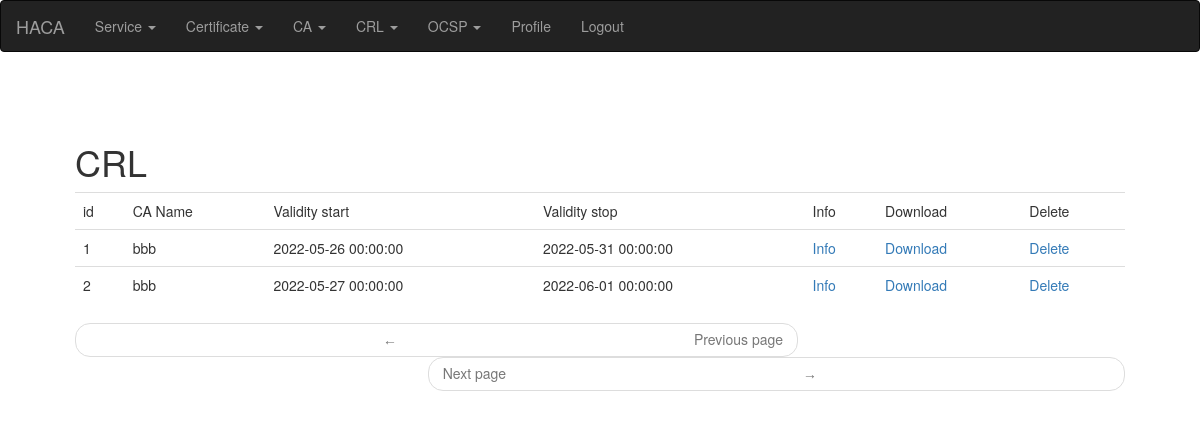
/crl/list/ (signed in), run on an earlier commit of the app's database.
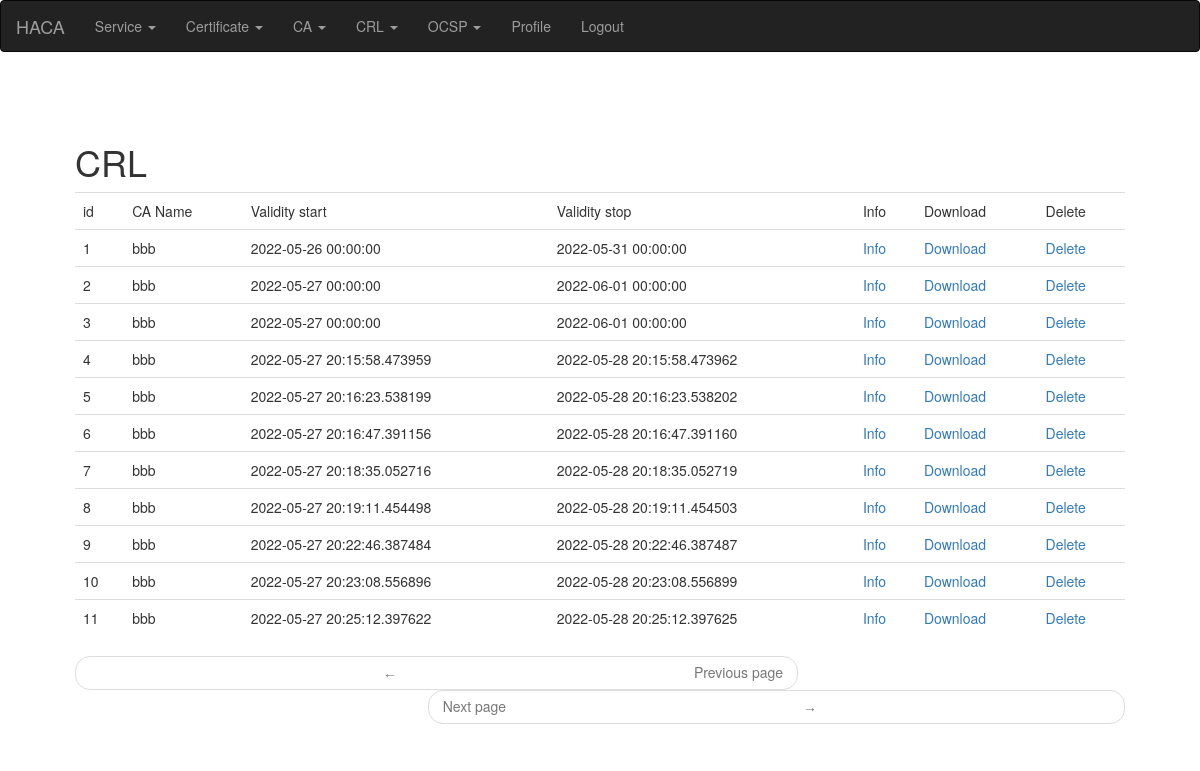
And on a later commit of the database.
### app/modules/crl/models.py (models this page shows, shortened)
class Crl(PaginatedAPIMixin, db.Model):
    __tablename__ = "crl"
    __searchable__ = []
    id = db.Column(db.Integer, primary_key=True)
    ca = db.relationship('CertificationAuthority', foreign_keys='Crl.ca_id')
    ca_id = db.Column(db.Integer, db.ForeignKey('certification_authority.id'))
    crl = CertificateRevocationList
    validity_start = db.Column(db.DateTime)
    validity_end = db.Column(db.DateTime)
    pem = db.Column(db.String(2000))

### app/modules/ca/models.py (models this page shows, shortened)
class CertificationAuthority(PaginatedAPIMixin, db.Model):
    __tablename__ = "certification_authority"
    __searchable__ = ['name', 'comment']
    id = db.Column(db.Integer, primary_key=True)
    name = db.Column(db.String(2000))
    certificate = db.relationship('Certificate', foreign_keys='CertificationAuthority.certificate_id')
    certificate_id = db.Column(db.Integer, db.ForeignKey('certificate.id'))
    ca = db.relationship('CertificationAuthority', foreign_keys='CertificationAuthority.ca_id')
    ca_id = db.Column(db.Integer, db.ForeignKey('certification_authority.id'))
    keys = db.relationship('Keys')
    keys_id = db.Column(db.Integer, db.ForeignKey('keys.id'))
    service = db.relationship('Service')
    service_id = db.Column(db.Integer, db.ForeignKey('service.id'))
    approval = db.Column(db.Integer)
    comment = db.Column(db.String(2000))
    crl_cdp = db.Column(db.String(2000))
    ocsp_url = db.Column(db.String(2000))

### app/modules/crl/routes.py (the view)
@bp.route('/crl/list/', methods=['GET', 'POST'])
@login_required
def crl_list():
    page = request.args.get('page', 1, type=int)
    crls = Crl.query.order_by(Crl.id).paginate(
            page, current_app.config['POSTS_PER_PAGE'], False)
    next_url = url_for('main.rack_list', page=crls.next_num) \
        if crls.has_next else None
    prev_url = url_for('main.rack_list', page=crls.prev_num) \
        if crls.has_prev else None
    return render_template('crl.html', title=_('CRL'),
                           crls=crls.items, next_url=next_url,
                           prev_url=prev_url)

### app/main/models.py (called while the page is built)
@login.user_loader
def load_user(id):
    print(f'regular user loaded for login userid: {id}')
    return User.query.get(int(id))

### app/main/routes.py (called while the page is built)
@bp.before_app_request
def before_request():
    if current_user.is_authenticated:
        current_user.last_seen = datetime.utcnow()
        db.session.commit()
    g.locale = str(get_locale())

### app/templates/crl.html (shortened to what this page needs)
{% extends "base.html" %}
{% import 'bootstrap/wtf.html' as wtf %}
{% block app_content %}
{% if crls %}
  <table class="table table-hover">
    <tr>
      <td>{{_('id')}}</td>
      <td>{{_('CA Name')}}</td>
      <td>{{_('Validity start')}}</td>
      <td>{{_('Validity stop')}}</td>
      <td>{{_('Info')}}</td>
      <td>{{_('Download')}}</td>
      <td>{{_('Delete')}}</td>
    </tr>
    {% for c in crls %}
      <tr>
        <td>  {{ c.id }} </td>
        <td>
                {% if c.ca %}
                  {{ c.ca.name }}
                {% endif %}
        </td>
        <td> {{ c.validity_start }} </td>
        <td> {{ c.validity_end }} </td>
        <td>  <A HREF="{{url_for('main.crl_info', id=c.id)}}"> {{ _('Info') }}</A> <br/>
 </td>
        <td>  <A HREF="{{url_for('main.crl_get', id=c.id)}}"> {{ _('Download') }}</A> <br/>
</td>
        <td>  <A HREF="{{url_for('main.crl_delete', id=c.id)}}"> {{ _('Delete') }}</A> <br/>
</td>
      </tr>
    {% endfor %}
  </table>
    <nav aria-label="...">
        <ul class="pager">
            <li class="previous{% if not prev_url %} disabled{% endif %}">
                <a href="{{ prev_url or '#' }}">
                    <span aria-hidden="true">&larr;</span> {{ _('Previous page') }}
                </a>
            </li>
            <li class="next{% if not next_url %} disabled{% endif %}">
                <a href="{{ next_url or '#' }}">
                    {{ _('Next page') }} <span aria-hidden="true">&rarr;</span>
                </a>
            </li>
        </ul>
    </nav>
{% endif %}
{% endblock %}

### app/templates/base.html (shortened to what this page needs)
{% extends 'bootstrap/base.html' %}
{% block navbar %}
<nav class="navbar navbar-inverse ">
 <div class="container-fluid">
   <div class="navbar-header">
     <a class="navbar-brand" href="/">HACA</a>
   </div>
   {% if current_user.is_authenticated %}
  <div class="collapse navbar-collapse" id="myNavbar">
   <ul class="nav navbar-nav">
     <li class="dropdown">
         <a class="dropdown-toggle" data-toggle="dropdown" href="#">Service
         <span class="caret"></span></a>
     </li>
     <li class="dropdown">
         <a class="dropdown-toggle" data-toggle="dropdown" href="#">Certificate
         <span class="caret"></span></a>
     </li>
     <li class="dropdown">
         <a class="dropdown-toggle" data-toggle="dropdown" href="#">CA
         <span class="caret"></span></a>
     </li>
     <li class="dropdown">
         <a class="dropdown-toggle" data-toggle="dropdown" href="#">CRL
         <span class="caret"></span></a>
     </li>
     <li class="dropdown">
         <a class="dropdown-toggle" data-toggle="dropdown" href="#">OCSP
         <span class="caret"></span></a>
     </li>
   {% endif %}
   <ul class="nav navbar-nav navbar-right">
       {% if current_user.is_anonymous %}
       <li class="nav-item"><a href="{{ url_for('auth.login') }}">{{ _('Login') }}</a></li>
       {% else %}
       <li class="nav-item"><a href="{{ url_for('main.user', username=current_user.username) }}">{{ _('Profile') }}</a></li>
       <li class="nav-item"><a href="{{ url_for('auth.logout') }}">{{ _('Logout') }}</a></li>
       {% endif %}
   </ul>
 </div>
</nav>
{% endblock %}
{% block content %}
    <div class="container-fluid" style="margin-left:5%;margin-right:5%;margin-top:70px">
        <h1> {% if title %} {{ title }} {% else %}{{ _('Welcome to HACA') }}{% endif %}</h1>
        {% block app_content %}{% endblock %}
    </div>
{% endblock %}
{% block scripts %}
    <link rel="stylesheet" type="text/css" href="{{ url_for('static',filename='styles/custom.css') }}">
{% endblock %}

### app/static/styles/custom.css (style rules this page uses)
span { width: 600px; word-wrap: break-word; display: inline-block; font-size: 14px; font-family: monospace; white-space: pre-line; }

What changed in the data, as far as the page shows it:
added Crl: id "3", ca.name "bbb", validity_start "2022-05-27 00:00:00", validity_end "2022-06-01 00:00:00"
added Crl: id "4", ca.name "bbb", validity_start "2022-05-27 20:15:58.473959", validity_end "2022-05-28 20:15:58.473962"
added Crl: id "5", ca.name "bbb", validity_start "2022-05-27 20:16:23.538199", validity_end "2022-05-28 20:16:23.538202"
added Crl: id "6", ca.name "bbb", validity_start "2022-05-27 20:16:47.391156", validity_end "2022-05-28 20:16:47.391160"
added Crl: id "7", ca.name "bbb", validity_start "2022-05-27 20:18:35.052716", validity_end "2022-05-28 20:18:35.052719"
added Crl: id "8", ca.name "bbb", validity_start "2022-05-27 20:19:11.454498", validity_end "2022-05-28 20:19:11.454503"
added Crl: id "9", ca.name "bbb", validity_start "2022-05-27 20:22:46.387484", validity_end "2022-05-28 20:22:46.387487"
added Crl: id "10", ca.name "bbb", validity_start "2022-05-27 20:23:08.556896", validity_end "2022-05-28 20:23:08.556899"
added Crl: id "11", ca.name "bbb", validity_start "2022-05-27 20:25:12.397622", validity_end "2022-05-28 20:25:12.397625"
